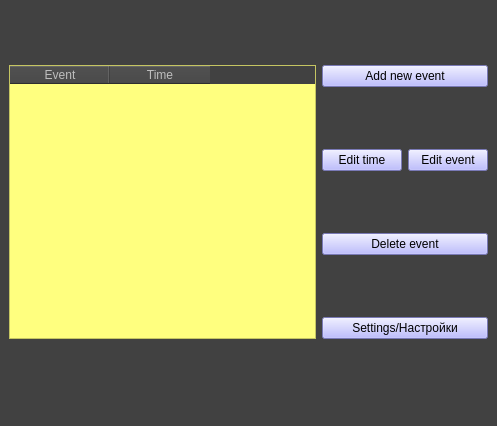
<?xml version="1.0" encoding="UTF-8"?>
<ui version="4.0">
 <class>MainWindow</class>
 <widget class="QMainWindow" name="MainWindow">
  <property name="geometry">
   <rect>
    <x>0</x>
    <y>0</y>
    <width>497</width>
    <height>426</height>
   </rect>
  </property>
  <property name="minimumSize">
   <size>
    <width>384</width>
    <height>367</height>
   </size>
  </property>
  <property name="windowTitle">
   <string>MainWindow</string>
  </property>
  <property name="styleSheet">
   <string notr="true">QWidget{
	font: 8pt &quot;MS Sans Serif&quot;;
	background-color: rgb(65, 65, 65);
}

QPushButton{
	background-color:rgb(170, 170, 255);
}

QPushButton:hover{
	background-color: rgb(170, 255, 255);
}

QTableWidget{
	color:black;
	background-color: rgb(255, 255, 127);
}

QTableWidget:hover{
	background-color: rgb(255, 255, 255);
}</string>
  </property>
  <widget class="QWidget" name="centralwidget">
   <layout class="QHBoxLayout" name="horizontalLayout">
    <item>
     <layout class="QGridLayout" name="gridLayout">
      <item row="0" column="0" rowspan="4">
       <widget class="QTableWidget" name="tableWidget">
        <property name="enabled">
         <bool>false</bool>
        </property>
        <property name="columnCount">
         <number>2</number>
        </property>
        <column>
         <property name="text">
          <string>Event</string>
         </property>
        </column>
        <column>
         <property name="text">
          <string>Time</string>
         </property>
        </column>
       </widget>
      </item>
      <item row="0" column="1" colspan="2">
       <widget class="QPushButton" name="newEvent">
        <property name="text">
         <string>Add new event</string>
        </property>
       </widget>
      </item>
      <item row="1" column="1">
       <widget class="QPushButton" name="editTime">
        <property name="text">
         <string>Edit time</string>
        </property>
       </widget>
      </item>
      <item row="1" column="2">
       <widget class="QPushButton" name="editEvent">
        <property name="text">
         <string>Edit event</string>
        </property>
       </widget>
      </item>
      <item row="2" column="1" colspan="2">
       <widget class="QPushButton" name="deleteEvent">
        <property name="text">
         <string>Delete event</string>
        </property>
       </widget>
      </item>
      <item row="3" column="1" colspan="2">
       <widget class="QPushButton" name="settings">
        <property name="text">
         <string>Settings/Настройки</string>
        </property>
       </widget>
      </item>
     </layout>
    </item>
   </layout>
  </widget>
  <widget class="QMenuBar" name="menubar">
   <property name="geometry">
    <rect>
     <x>0</x>
     <y>0</y>
     <width>497</width>
     <height>22</height>
    </rect>
   </property>
  </widget>
  <widget class="QStatusBar" name="statusbar"/>
 </widget>
 <resources/>
 <connections/>
</ui>
